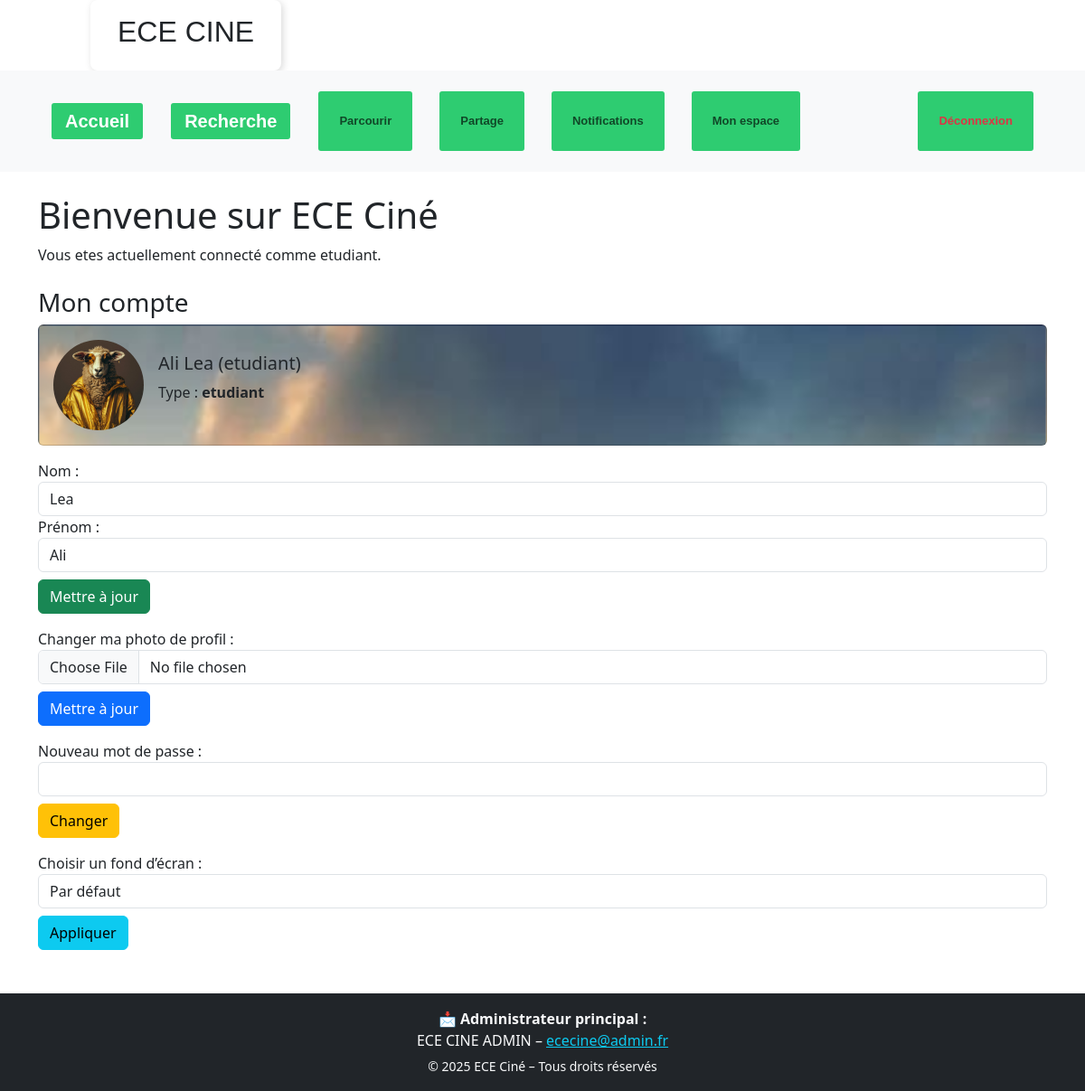
The page /etudiant/espace.php (signed in) on the database its author committed.
### tables this page shows
CREATE TABLE `users` (
  `id` int(11) NOT NULL,
  `username` varchar(100) NOT NULL,
  `nom` varchar(100) NOT NULL,
  `email` varchar(100) NOT NULL,
  `password_hash` varchar(255) NOT NULL,
  `role` enum('etudiant','enseignant','administrateur') DEFAULT 'etudiant',
  `created_at` timestamp NOT NULL DEFAULT current_timestamp(),
  `approuve` tinyint(1) DEFAULT 1,
  `photo` varchar(255) DEFAULT NULL,
  `prenom` varchar(100) DEFAULT NULL,
  `adresse` text DEFAULT NULL,
  `telephone` varchar(20) DEFAULT NULL,
  `fond_ecran` varchar(255) DEFAULT 'default.jpg'
);

### etudiant/espace.php (the view, shortened to what this page needs)
<?php
require_once $_SERVER['DOCUMENT_ROOT'] . '/ECE-Cine/includes/db_connect.php';
$id_user = $_SESSION['id_users'];
$stmt = $pdo->prepare("SELECT nom, username, prenom, role, photo, fond_ecran FROM users WHERE id = ?");
$stmt->execute([$id_user]);
$user = $stmt->fetch(PDO::FETCH_ASSOC);
?>
<!DOCTYPE html>
<html lang="en">
<head>
    <link rel="stylesheet" href="../assets/style/header.css">
    <link rel="stylesheet" href="https://cdn.jsdelivr.net/npm/bootstrap@5.3.3/dist/css/bootstrap.min.css">
</head>
<body>
    <?php require_once $_SERVER['DOCUMENT_ROOT'] . '/ECE-Cine/includes/header.php'; ?>
    <div class="container mt-4">
        <h1>Bienvenue sur ECE Ciné</h1>
        <p>Vous etes actuellement connecté comme etudiant.</p>
    </div>
<div class="container mt-4">
    <h3>Mon compte</h3>
    <div class="card p-3" style="background-image: url('<?= BASE_URL ?>uploads/backgrounds/<?= htmlspecialchars($user['fond_ecran'] ?? 'default.jpg') ?>'); background-size: cover;">
        <div class="d-flex align-items-center">
            <img src="<?= BASE_URL ?>uploads/photos/<?= htmlspecialchars($user['photo'] ?? 'default.png') ?>" class="rounded-circle me-3" width="100" height="100" alt="Photo de profil">
            <div>
                <h5><?= htmlspecialchars($user['prenom']) . " " . htmlspecialchars($user['nom']) ?> (<?= htmlspecialchars($user['username']) ?>)</h5>
                <p>Type : <strong><?= htmlspecialchars($user['role']) ?></strong></p>
            </div>
        </div>
    </div>
    <form method="POST" class="mt-3">
        <label>Nom :</label>
        <input type="text" name="nom" class="form-control" value="<?= htmlspecialchars($user['nom'] ?? '') ?>">
        <label>Prénom :</label>
        <input type="text" name="prenom" class="form-control" value="<?= htmlspecialchars($user['prenom'] ?? '') ?>">
        <button type="submit" name="update_info" class="btn btn-success mt-2">Mettre à jour</button>
    </form>
    <form method="POST" enctype="multipart/form-data" class="mt-3">
        <label>Changer ma photo de profil :</label>
        <input type="file" name="photo" class="form-control" accept="image/*">
        <button type="submit" name="upload_photo" class="btn btn-primary mt-2">Mettre à jour</button>
    </form>
    <form method="POST" class="mt-3">
        <label>Nouveau mot de passe :</label>
        <input type="password" name="new_password" class="form-control" required>
        <button type="submit" name="change_password" class="btn btn-warning mt-2">Changer</button>
    </form>
    <form method="POST" class="mt-3">
        <label>Choisir un fond d’écran :</label>
        <select name="background" class="form-control">
            <option value="assets/images/default.jpg" <?= ($user['fond_ecran'] ?? '') === 'assets/images/default.jpg' ? 'selected' : '' ?>>Par défaut</option>
        </select>
        <button type="submit" name="change_background" class="btn btn-info mt-2">Appliquer</button>
    </form>
</div>
    <?php require_once $_SERVER['DOCUMENT_ROOT'] . '/ECE-Cine/includes/footer.php'; ?>
</body>
</html>

### includes/footer.php (shortened to what this page needs)
<?php
$stmtAdmin = $pdo->prepare("SELECT username, prenom, email FROM users WHERE role = 'administrateur' LIMIT 1");
$stmtAdmin->execute();
$admin = $stmtAdmin->fetch();
?>
<footer class="bg-dark text-light mt-5 pt-3 pb-3">
    <div class="container text-center">
        <?php if ($admin): ?>
            <p class="mb-1">
                📩 <strong>Administrateur principal :</strong><br>
                <?= htmlspecialchars($admin['prenom']) . ' ' . htmlspecialchars($admin['username']) ?> –
                <a class="text-info" href="mailto:<?= htmlspecialchars($admin['email']) ?>">
                    <?= htmlspecialchars($admin['email']) ?>
                </a>
            </p>
        <?php endif; ?>
        <small>&copy; <?= date('Y') ?> ECE Ciné – Tous droits réservés</small>
    </div>
</footer>

### rows shown on the page
users: fond_ecran (placeholder picture), photo (picture), prenom "Ali", nom "Lea", username "etudiant", role "etudiant"
users: username "ECE CINE ADMIN", email "ececine@admin.fr"
